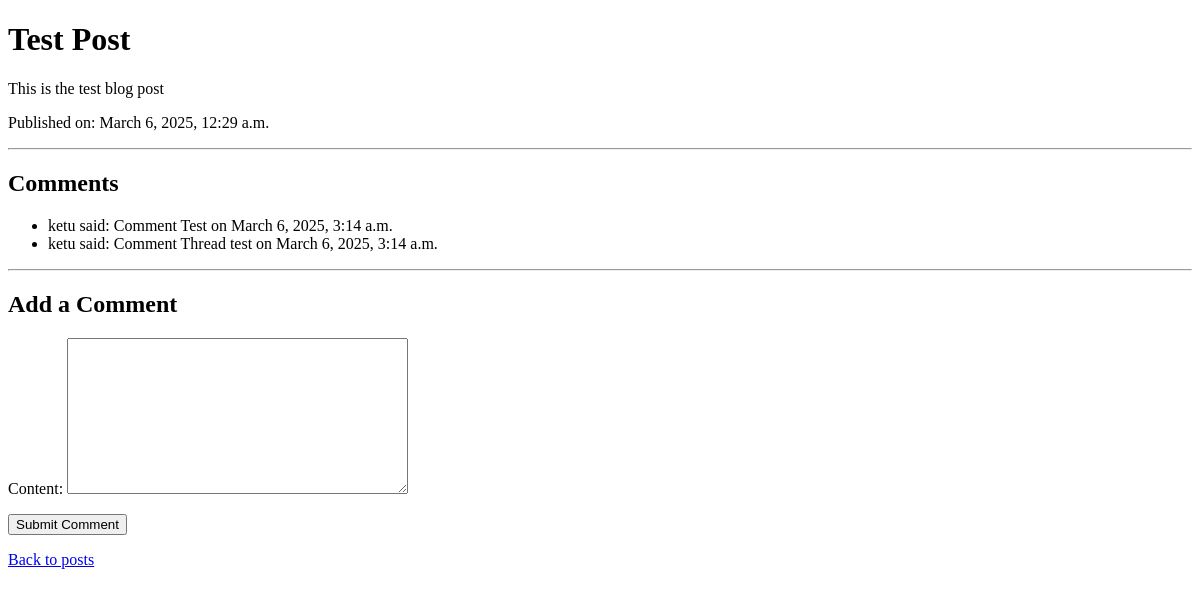
The page /post/1/ (signed in) on the database as committed earlier.
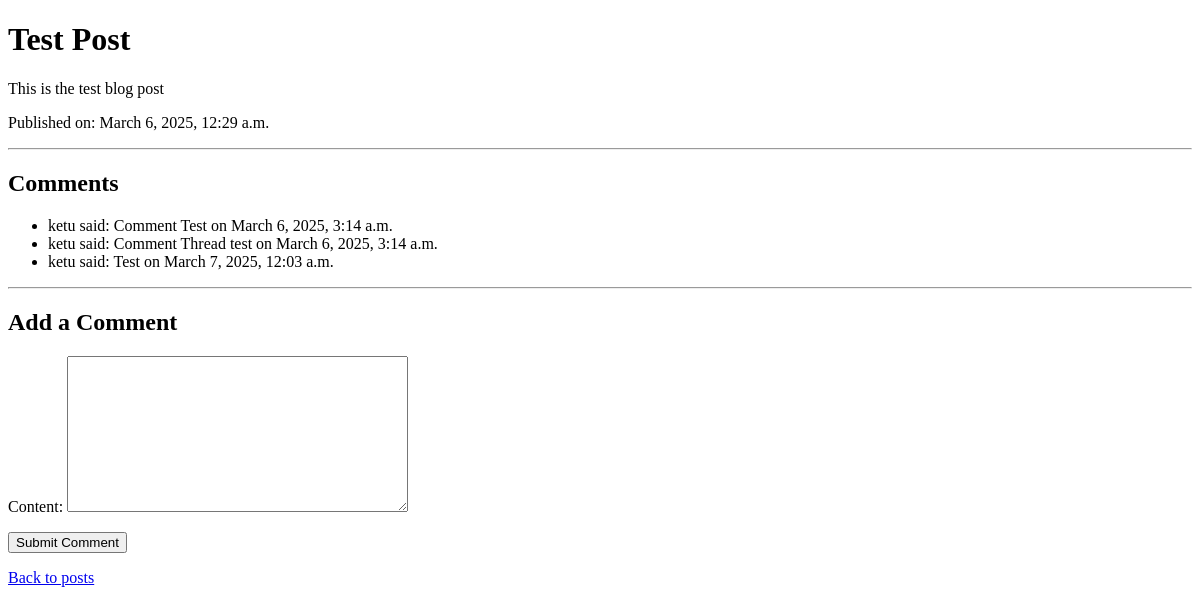
The same page on the database as committed later.
### blog/models.py (models this page shows, shortened)
class Comment(models.Model):
    post = models.ForeignKey(Post, related_name="comments", on_delete=models.CASCADE)
    user = models.ForeignKey(User, on_delete=models.CASCADE)  # For authenticated comments
    content = models.TextField()
    created_date = models.DateTimeField(auto_now_add=True)

### blog/views.py (the view)
# urls.py: path('post/<int:pk>/', views.post_detail, name='post_detail'),
@login_required
def post_detail(request, pk):
    post = get_object_or_404(Post, pk=pk)
    comments = post.comments.all().order_by('created_date')
    if request.method == "POST":
        form = CommentForm(request.POST)
        if form.is_valid():
            comment = form.save(commit=False)
            comment.post = post
            comment.user = request.user  # Ensure the user is authenticated or add anonymous handling
            comment.save()
            return redirect('post_detail', pk=post.pk)
    else:
        form = CommentForm()
    return render(request, 'blog/post_detail.html', {
        'post': post,
        'comments': comments,
        'form': form
    })

### blog/forms.py
class CommentForm(forms.ModelForm):
    class Meta:
        model = Comment
        fields = ['content']

### blog/templates/blog/post_detail.html (shortened to what this page needs)
<!DOCTYPE html>
<html>
<head>
</head>
<body>
    <h1>{{ post.title }}</h1>
    <p>{{ post.content }}</p>
    <p>Published on: {{ post.published_date }}</p>
    <hr>
    <h2>Comments</h2>
    <ul>
        {% for comment in comments %}
            <li>{{ comment.user }} said: {{ comment.content }} on {{ comment.created_date }}</li>
        {% empty %}
            <li>No comments yet.</li>
        {% endfor %}
    </ul>
    <hr>
    <h2>Add a Comment</h2>
    {% if user.is_authenticated %}
        <form method="post">
            {{ form.as_p }}
            <button type="submit">Submit Comment</button>
        </form>
    {% else %}
        <p>You must be logged in to comment.</p>
    {% endif %}
    <p><a href="{% url 'post_list' %}">Back to posts</a></p>
</body>
</html>

Rows that differ between the two databases and show on the page:
added Comment: user "ketu", content "Test", created_date "March 7, 2025, 12:03 a.m."
